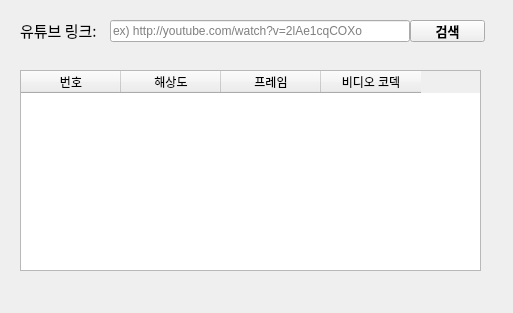
<?xml version="1.0" encoding="UTF-8"?>
<ui version="4.0">
 <class>Form</class>
 <widget class="QWidget" name="Form">
  <property name="geometry">
   <rect>
    <x>0</x>
    <y>0</y>
    <width>513</width>
    <height>313</height>
   </rect>
  </property>
  <property name="cursor">
   <cursorShape>PointingHandCursor</cursorShape>
  </property>
  <property name="windowTitle">
   <string>Form</string>
  </property>
  <widget class="QLineEdit" name="lineEdit">
   <property name="geometry">
    <rect>
     <x>110</x>
     <y>20</y>
     <width>300</width>
     <height>22</height>
    </rect>
   </property>
   <property name="text">
    <string/>
   </property>
   <property name="placeholderText">
    <string>ex) http://youtube.com/watch?v=2lAe1cqCOXo</string>
   </property>
  </widget>
  <widget class="QLabel" name="label">
   <property name="geometry">
    <rect>
     <x>20</x>
     <y>20</y>
     <width>91</width>
     <height>21</height>
    </rect>
   </property>
   <property name="font">
    <font>
     <family>HY중고딕</family>
     <pointsize>11</pointsize>
    </font>
   </property>
   <property name="text">
    <string>유튜브 링크:</string>
   </property>
  </widget>
  <widget class="QTableWidget" name="tableWidget">
   <property name="geometry">
    <rect>
     <x>20</x>
     <y>70</y>
     <width>461</width>
     <height>201</height>
    </rect>
   </property>
   <column>
    <property name="text">
     <string>번호</string>
    </property>
   </column>
   <column>
    <property name="text">
     <string>해상도</string>
    </property>
   </column>
   <column>
    <property name="text">
     <string>프레임</string>
    </property>
   </column>
   <column>
    <property name="text">
     <string>비디오 코덱</string>
    </property>
   </column>
  </widget>
  <widget class="QPushButton" name="pushButton">
   <property name="geometry">
    <rect>
     <x>410</x>
     <y>20</y>
     <width>75</width>
     <height>22</height>
    </rect>
   </property>
   <property name="font">
    <font>
     <family>HY중고딕</family>
     <pointsize>10</pointsize>
     <italic>false</italic>
     <bold>true</bold>
     <underline>false</underline>
    </font>
   </property>
   <property name="cursor">
    <cursorShape>PointingHandCursor</cursorShape>
   </property>
   <property name="text">
    <string>검색</string>
   </property>
  </widget>
 </widget>
 <resources/>
 <connections/>
</ui>
